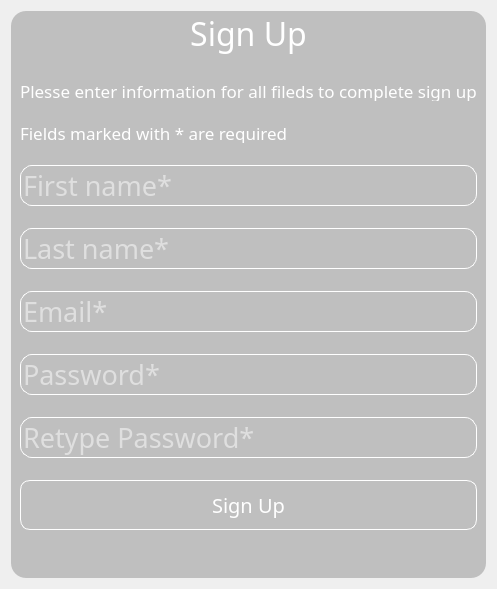
         <widget class="QWidget" name="signup_page">
          <layout class="QVBoxLayout" name="verticalLayout_17">
           <item>
            <widget class="QFrame" name="frame_10">
             <property name="styleSheet">
              <string notr="true">*{
	font-family:century gothic;
	fontsize:24px;
}

QFrame
{
	background:rgba(0,0,0,0.2);
	border-radius:15px;
	
	
}

*{
	
}


QLabel
{
	color:white;
	background: transparent;
}



QLineEdit
{
	background:transparent;
	border:none;
	color: rgb(15, 15, 15);
	border-bottom:1px solid  rgb(35, 35, 35);
}



</string>
             </property>
             <property name="frameShape">
              <enum>QFrame::NoFrame</enum>
             </property>
             <property name="frameShadow">
              <enum>QFrame::Raised</enum>
             </property>
             <layout class="QVBoxLayout" name="verticalLayout_16">
              <property name="spacing">
               <number>0</number>
              </property>
              <property name="leftMargin">
               <number>0</number>
              </property>
              <property name="topMargin">
               <number>0</number>
              </property>
              <property name="rightMargin">
               <number>0</number>
              </property>
              <property name="bottomMargin">
               <number>0</number>
              </property>
              <item>
               <widget class="QLabel" name="label_16">
                <property name="font">
                 <font>
                  <family>century gothic</family>
                  <pointsize>24</pointsize>
                 </font>
                </property>
                <property name="text">
                 <string>Sign Up</string>
                </property>
                <property name="alignment">
                 <set>Qt::AlignCenter</set>
                </property>
               </widget>
              </item>
              <item>
               <widget class="QFrame" name="frame_11">
                <property name="minimumSize">
                 <size>
                  <width>0</width>
                  <height>500</height>
                 </size>
                </property>
                <property name="styleSheet">
                 <string notr="true">	background:rgba(0,0,0,0);
</string>
                </property>
                <property name="frameShape">
                 <enum>QFrame::StyledPanel</enum>
                </property>
                <property name="frameShadow">
                 <enum>QFrame::Raised</enum>
                </property>
                <layout class="QGridLayout" name="gridLayout_6">
                 <item row="0" column="0">
                  <widget class="QLabel" name="label_2">
                   <property name="maximumSize">
                    <size>
                     <width>16777215</width>
                     <height>20</height>
                    </size>
                   </property>
                   <property name="font">
                    <font>
                     <family>century gothic</family>
                     <pointsize>13</pointsize>
                    </font>
                   </property>
                   <property name="styleSheet">
                    <string notr="true">	background:rgba(0,0,0,0);
</string>
                   </property>
                   <property name="text">
                    <string>Plesse enter information for all fileds to complete sign up</string>
                   </property>
                  </widget>
                 </item>
                 <item row="1" column="0">
                  <widget class="QLabel" name="label_3">
                   <property name="maximumSize">
                    <size>
                     <width>16777215</width>
                     <height>20</height>
                    </size>
                   </property>
                   <property name="font">
                    <font>
                     <family>century gothic</family>
                     <pointsize>13</pointsize>
                    </font>
                   </property>
                   <property name="styleSheet">
                    <string notr="true">	background:rgba(0,0,0,0);
</string>
                   </property>
                   <property name="text">
                    <string>Fields marked with * are required</string>
                   </property>
                  </widget>
                 </item>
                 <item row="2" column="0">
                  <widget class="QLineEdit" name="lineEdit_first">
                   <property name="maximumSize">
                    <size>
                     <width>500</width>
                     <height>16777215</height>
                    </size>
                   </property>
                   <property name="font">
                    <font>
                     <family>century gothic</family>
                     <pointsize>20</pointsize>
                    </font>
                   </property>
                   <property name="styleSheet">
                    <string notr="true">color: rgb(255, 255, 255);
border:1px solid  rgb(255, 255, 255);
border-radius: 12px;
</string>
                   </property>
                   <property name="placeholderText">
                    <string>First name*</string>
                   </property>
                  </widget>
                 </item>
                 <item row="3" column="0">
                  <widget class="QLineEdit" name="lineEdit_last">
                   <property name="maximumSize">
                    <size>
                     <width>500</width>
                     <height>16777215</height>
                    </size>
                   </property>
                   <property name="font">
                    <font>
                     <family>century gothic</family>
                     <pointsize>20</pointsize>
                    </font>
                   </property>
                   <property name="styleSheet">
                    <string notr="true">color: rgb(255, 255, 255);
border:1px solid  rgb(255, 255, 255);
border-radius: 12px;
</string>
                   </property>
                   <property name="placeholderText">
                    <string>Last name*</string>
                   </property>
                  </widget>
                 </item>
                 <item row="4" column="0">
                  <widget class="QLineEdit" name="lineEdit_email_2">
                   <property name="maximumSize">
                    <size>
                     <width>500</width>
                     <height>16777215</height>
                    </size>
                   </property>
                   <property name="font">
                    <font>
                     <family>century gothic</family>
                     <pointsize>20</pointsize>
                    </font>
                   </property>
                   <property name="styleSheet">
                    <string notr="true">color: rgb(255, 255, 255);
border:1px solid  rgb(255, 255, 255);
border-radius: 12px;
</string>
                   </property>
                   <property name="placeholderText">
                    <string>Email*</string>
                   </property>
                  </widget>
                 </item>
                 <item row="5" column="0">
                  <widget class="QLineEdit" name="lineEdit_password_2">
                   <property name="maximumSize">
                    <size>
                     <width>500</width>
                     <height>16777215</height>
                    </size>
                   </property>
                   <property name="font">
                    <font>
                     <family>century gothic</family>
                     <pointsize>20</pointsize>
                    </font>
                   </property>
                   <property name="styleSheet">
                    <string notr="true">color: rgb(255, 255, 255);
border:1px solid  rgb(255, 255, 255);
border-radius: 12px;
</string>
                   </property>
                   <property name="echoMode">
                    <enum>QLineEdit::Password</enum>
                   </property>
                   <property name="placeholderText">
                    <string>Password*</string>
                   </property>
                  </widget>
                 </item>
                 <item row="6" column="0">
                  <widget class="QLineEdit" name="lineEdit_password_3">
                   <property name="maximumSize">
                    <size>
                     <width>500</width>
                     <height>16777215</height>
                    </size>
                   </property>
                   <property name="font">
                    <font>
                     <family>century gothic</family>
                     <pointsize>20</pointsize>
                    </font>
                   </property>
                   <property name="styleSheet">
                    <string notr="true">color: rgb(255, 255, 255);
border:1px solid  rgb(255, 255, 255);
border-radius: 12px;
</string>
                   </property>
                   <property name="echoMode">
                    <enum>QLineEdit::Password</enum>
                   </property>
                   <property name="placeholderText">
                    <string>Retype Password*</string>
                   </property>
                  </widget>
                 </item>
                 <item row="7" column="0">
                  <widget class="QPushButton" name="btn_signup_add">
                   <property name="minimumSize">
                    <size>
                     <width>0</width>
                     <height>50</height>
                    </size>
                   </property>
                   <property name="maximumSize">
                    <size>
                     <width>500</width>
                     <height>16777215</height>
                    </size>
                   </property>
                   <property name="font">
                    <font>
                     <family>century gothic</family>
                     <pointsize>15</pointsize>
                    </font>
                   </property>
                   <property name="styleSheet">
                    <string notr="true">QPushButton
{
	background: transparent;
	border-radius: 10px;
	color: rgb(255, 255, 255);
	border: 1px solid rgb(255, 255, 255)
}

QPushButton:hover
{
	background-color: rgb(0, 170, 255);
}</string>
                   </property>
                   <property name="text">
                    <string>Sign Up</string>
                   </property>
                  </widget>
                 </item>
                </layout>
               </widget>
              </item>
              <item>
               <widget class="QLabel" name="label_home_3">
                <property name="font">
                 <font>
                  <family>century gothic</family>
                  <pointsize>12</pointsize>
                 </font>
                </property>
                <property name="text">
                 <string/>
                </property>
               </widget>
              </item>
             </layout>
            </widget>
           </item>
          </layout>
         </widget>
